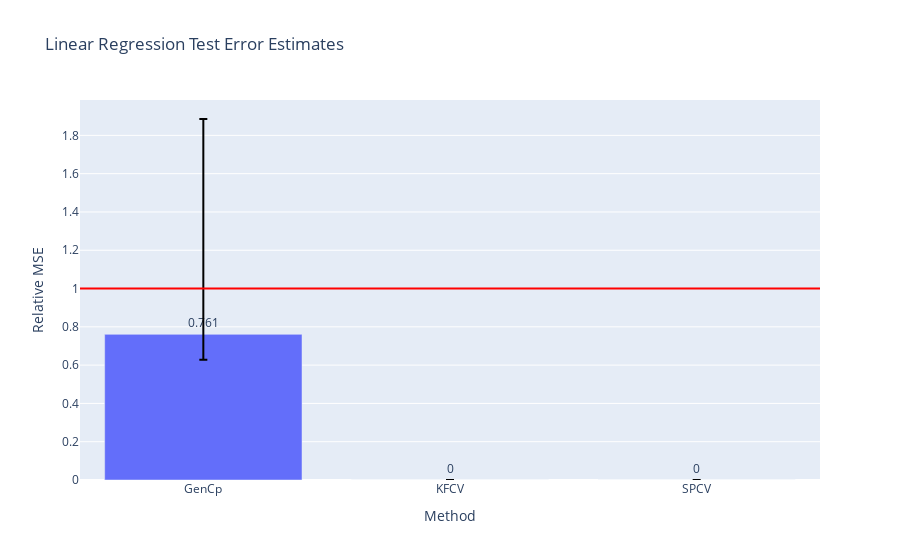

This figure's notebook cell:
### Code cell
fig = go.Figure()
fig.add_trace(go.Bar(
    name='Control',
    x=['GenCp', 'KFCV', 'SPCV'], y=(df/risk).mean(),
    marker_color=px.colors.qualitative.Plotly,
    text=np.around((df/risk).mean(),3),
    textposition='outside',
    error_y=dict(
        type='data',
        color='black',
        symmetric=False,
        array=(df/risk).quantile(.75),
        arrayminus=(df/risk).quantile(.25))
))
# fig.add_trace(go.Bar(
#     name='Experimental',
#     x=['GenCp', 'KFCV', 'SPCV'], y=(df/risk).mean(),
#     error_y=dict(type='data', array=[1, 2])
# ))
# fig.update_layout(barmode='group')
fig.add_hline(y=1., line_color='red')
fig.update_layout(
    title="Linear Regression Test Error Estimates",
    xaxis_title="Method",
    yaxis_title="Relative MSE",
#     legend_title="Legend Title",
#     font=dict(
#         family="Courier New, monospace",
#         size=18,
#         color="RebeccaPurple"
#     )
)
fig.show()

### Figure 1 — Plotly figure (JSON) as saved in the notebook; plotly's stock layout.template omitted (floating-point values rounded to 4 significant figures)
{"data": [{"error_y": {"array": [1.125, 1.558e-07, 3.92e-06], "arrayminus": [0.1326, 1.247e-07, 1.789e-06], "color": "black", "symmetric": false, "type": "data"}, "marker": {"color": ["#636EFA", "#EF553B", "#00CC96", "#AB63FA", "#FFA15A", "#19D3F3", "#FF6692", "#B6E880", "#FF97FF", "#FECB52"]}, "name": "Control", "text": [0.761, 0, 0], "textposition": "outside", "type": "bar", "x": ["GenCp", "KFCV", "SPCV"], "y": [0.7606, 1.438e-07, 3.134e-06]}], "layout": {"shapes": [{"line": {"color": "red"}, "type": "line", "x0": 0, "x1": 1, "xref": "x domain", "y0": 1, "y1": 1, "yref": "y"}], "title": {"text": "Linear Regression Test Error Estimates"}, "xaxis": {"title": {"text": "Method"}}, "yaxis": {"title": {"text": "Relative MSE"}}}}
